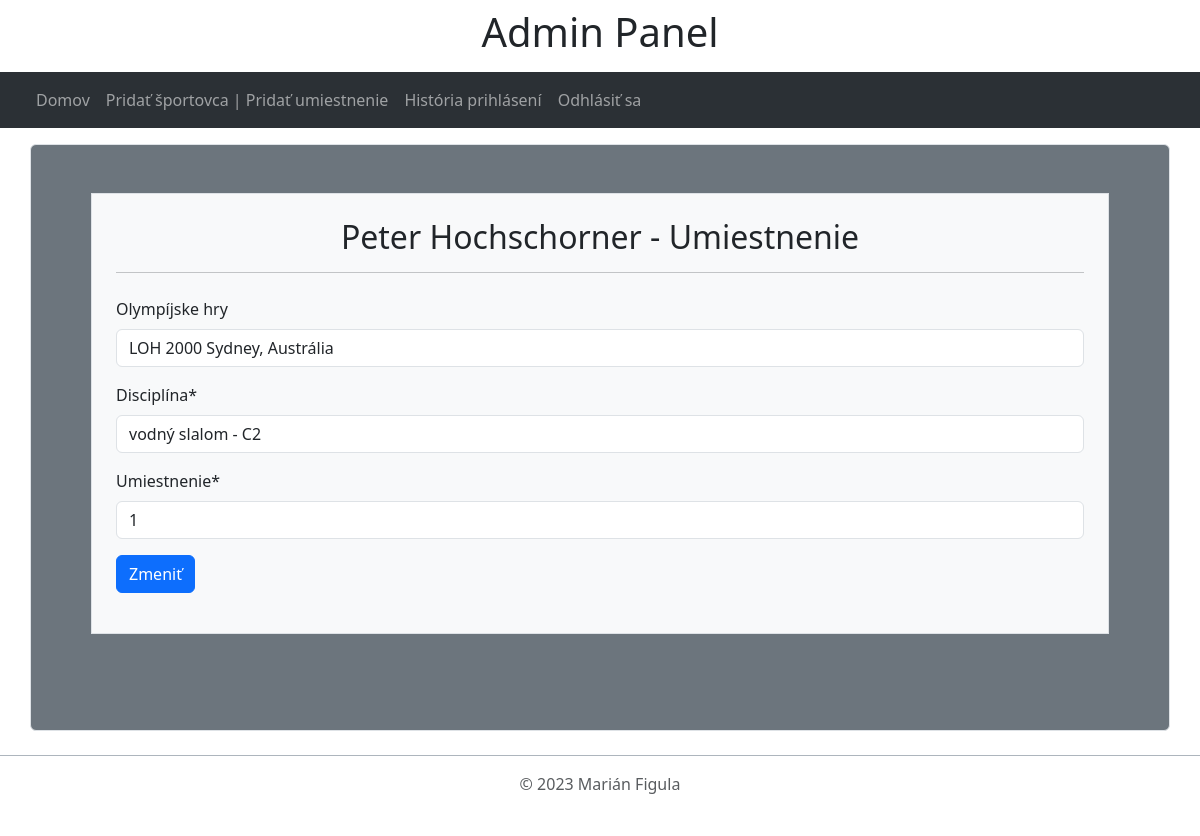
Screenshot of /admin-edit-rank.php?id=1 (signed in) with the database file from the repository.
### tables this page shows
CREATE TABLE `person` (
  `id` int UNSIGNED NOT NULL,
  `name` varchar(30) NOT NULL,
  `surname` varchar(30) NOT NULL,
  `birth_day` date NOT NULL,
  `birth_place` varchar(50) NOT NULL,
  `birth_country` varchar(50) NOT NULL,
  `death_day` date DEFAULT NULL,
  `death_place` varchar(50) DEFAULT NULL,
  `death_country` varchar(50) DEFAULT NULL
);

CREATE TABLE `ranking` (
  `id` int UNSIGNED NOT NULL,
  `person_id` int UNSIGNED NOT NULL,
  `game_id` int UNSIGNED NOT NULL,
  `placing` smallint NOT NULL,
  `discipline` varchar(50) NOT NULL
);

### admin-edit-rank.php (the view, shortened to what this page needs)
<?php
require_once('config.php');
try {
    $db = new PDO("mysql:host=$hostname;dbname=$dbname", $username, $password);
    $db->setAttribute(PDO::ATTR_ERRMODE, PDO::ERRMODE_EXCEPTION);
    $queryAllGames = "Select * FROM game";
    $stmt2 = $db->prepare($queryAllGames);
    $stmt2->execute();
    $allGames = $stmt2->fetchAll(PDO::FETCH_ASSOC);
    $query2 = "SELECT ranking.*, game.city, game.type, game.country from ranking join game on ranking.game_id=game.id where ranking.id=?";
    $stmt3 = $db->prepare($query2);
    $stmt3->execute([$_GET["id"]]);
    $placement = $stmt3->fetch(PDO::FETCH_ASSOC);
    $query = "SELECT name,surname FROM person where id=?";
    $stmt = $db->prepare($query);
    $stmt->execute([$placement["person_id"]]);
    $person = $stmt->fetch(PDO::FETCH_ASSOC);
}catch (PDOException $e) {
    echo $e->getMessage();
}
?>
<!doctype html>
<html lang="en">
<head>
    <link href="https://cdn.jsdelivr.net/npm/bootstrap@5.3.0-alpha1/dist/css/bootstrap.min.css" rel="stylesheet"
>
    <link rel="stylesheet" href="https://cdn.datatables.net/1.13.2/css/dataTables.bootstrap5.min.css">
    <link rel="stylesheet" href="css/utility.css">
    <link rel="stylesheet" href="css/icons.css">
    <link href="https://cdnjs.cloudflare.com/ajax/libs/toastr.js/2.0.1/css/toastr.css" rel="stylesheet"/>
</head>
<body>
<div class="d-flex pt-2 justify-content-center"><h1>Admin Panel</h1></div>
<header class="mb-3 mt-2">
    <nav class="navbar navbar-expand-lg bg-body-tertiary" data-bs-theme="dark">
        <div class="container-fluid">
            <div class="collapse navbar-collapse" id="navbarNavDropdown">
                <ul class="navbar-nav">
                    <li class="nav-item">
                        <a class="nav-link" aria-current="page" href="index-admin.php">Domov</a>
                    </li>
                    <li class="nav-item">
                        <a class="nav-link" aria-current="page" href="admin-add.php">Pridať športovca | Pridať umiestnenie</a>
                    </li>
                    <li class="nav-item">
                        <a class="nav-link" href="admin-history-log.php">História prihlásení</a>
                    </li>
                    <li class="nav-item">
                        <a class="nav-link" href="logout.php">Odhlásiť sa</a>
                    </li>
                </ul>
            </div>
        </div>
    </nav>
</header>
<div class="container border rounded bg-secondary">
    <div class="width-50 p-5">
        <div class="border p-4 bg-light mb-5">
            <h2 class="justify-content-center center-text"><?php echo $person["name"] . " " . $person["surname"] ?> - Umiestnenie</h2>
            <hr class="mb-4 mt-3">
            <form action="#" method="post">
                <div class="mb-3 row">
                    <div class="col form-group">
                        <label for="game" class="form-label">Olympíjske hry</label>
                        <select name="game" id="game" class="form-control">
                            <?php
                                foreach ($allGames as $game){
                                    if ($game["id"] == $placement["game_id"]){
                                        echo "<option selected name='game_id' value=".$game['id'].">".$game["type"]. " " . $game["year"]." ". $game["city"] . ", " . $game["country"] . "</option>";
                                        continue;
                                    }
                                }
                            ?>
                        </select>
                    </div>
                </div>
                <div class="mb-3 row">
                    <div class="col form-group">
                        <label for="discipline" class="form-label">Disciplína*</label>
                        <input type="text" name="discipline"
                               id="discipline" class="form-control"
                               value="<?php echo $placement["discipline"] ?>"
                               required>
                    </div>
                </div>
                <div class="mb-3 row">
                    <div class="col form-group">
                        <label for="placing" class="form-label">Umiestnenie*</label>
                        <input type="number"
                               name="placing"
                               id="placing"
                               class="form-control"
                               value="<?php echo $placement["placing"] ?>"
                               required>
                    </div>
                </div>
                <div class="mb-3 row">
                    <div class="col form-group">
                        <button type="submit" class="btn btn-primary" name="btn-edit-person" id="btn-edit-person">
                            Zmeniť
                        </button>
                    </div>
                </div>
            </form>
        </div>
    </div>
</div>
<footer class="d-flex justify-content-center py-3 my-4 mt-4 border-top border-dark-subtle">
    <span class="text-muted">© 2023 Marián Figula</span>
</footer>
</body>
</html>

### css/utility.css (style rules this page uses)
.center-text { text-align: center; }

### rows the page displays
person: name "Peter", surname "Hochschorner"
ranking: discipline "vodný slalom - C2", placing "1"

### other values shown
form field game "LOH 2000 Sydney, Austrália"
